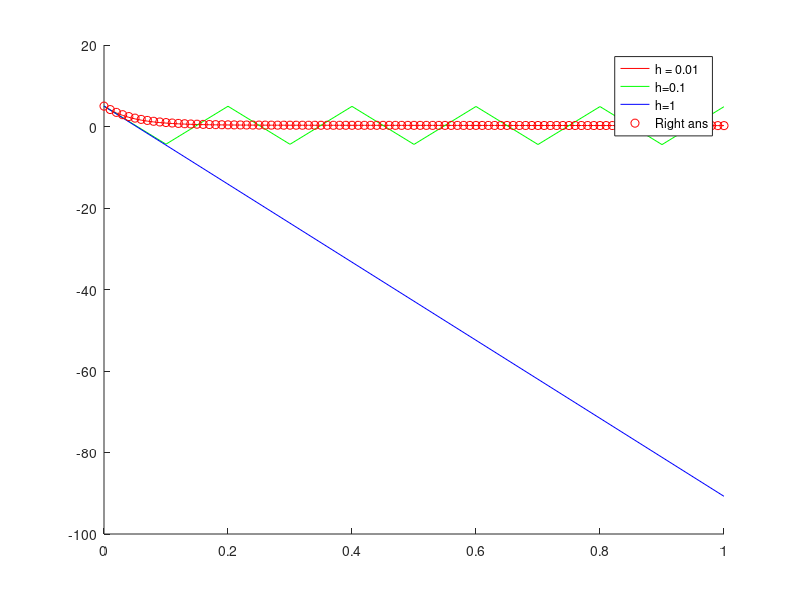
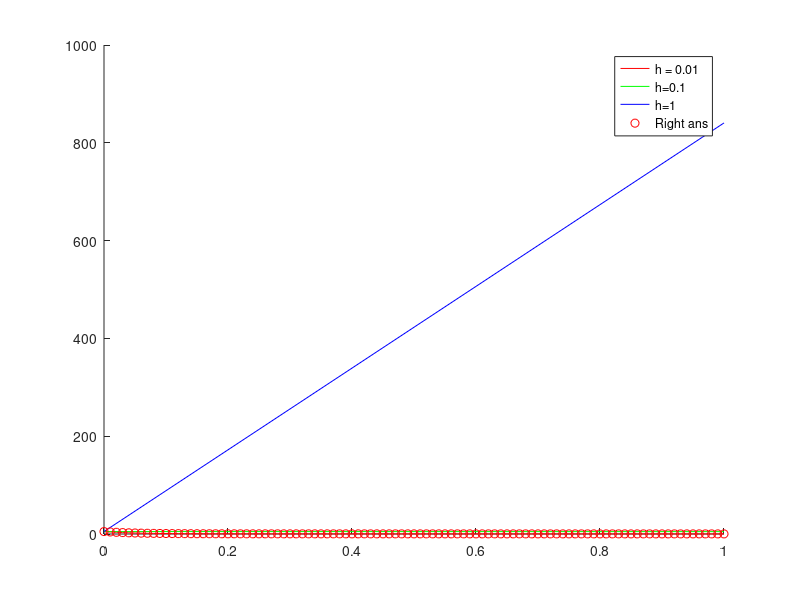
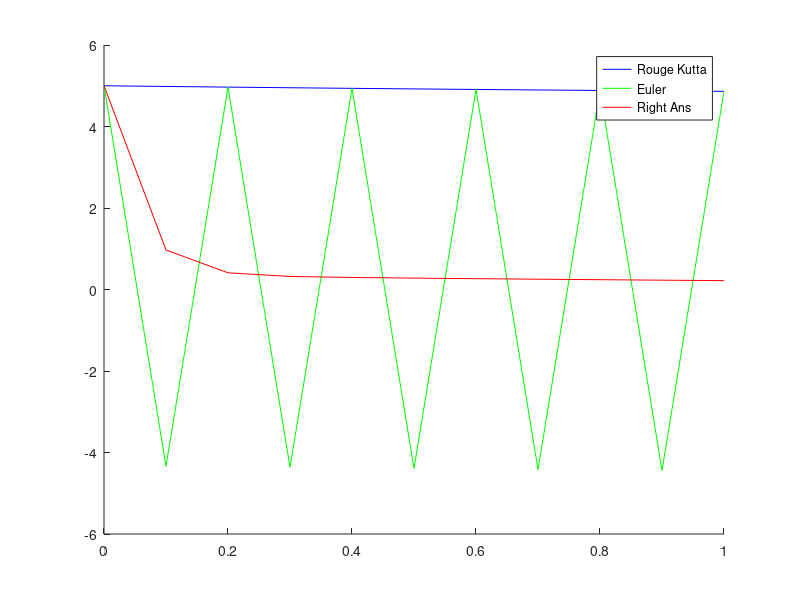

These figures' MATLAB source, in order:
clear;clc;% Example function% thay phương trình cần tính vi phân gàn đúng vào đâyf = @(y,t) -20.*y+7.*exp(-0.5.*t);% Function to calculate differentiate in range (t0,t) using Euler method.function [value] = Euler(dy,y0,t0,h,t)   iter = (t-t0)/h;  y_ans = zeros(1,iter);  y_ans(0+1) = y0;  t = t0;  for i=1:iter    t = t + h;    y_ans(i+1) = y_ans(i) + h.*dy(y_ans(i),t);  endfor;  value = y_ans;endfunction;t = 1;y0 = 5;t0 = 0;% Try with different value of hvalue_euler_001 = Euler(f,y0,t0,0.01,t);value_euler_01 = Euler(f,y0,t0,0.1,t);value_euler_1 = Euler(f,y0,t0,1,t);right_t_001 = t0:0.01:t;right_t_01 = t0:0.1:t;right_t_1 = t0:1:t;%Plot Eulerfigure(1);hold on;plot(right_t_001,value_euler_001,'r-');plot(right_t_01,value_euler_01,'g-');plot(right_t_1,value_euler_1,'b-');right_y = @(t) 5.*e.^(-20.*t)+(7/19.5).*(e.^(-0.5.*t)-e.^(-20.*t));plot(right_t_001,right_y(right_t_001),'ro');legend('h = 0.01','h=0.1','h=1','Right ans');hold off;% Function to calculate differentiate in range (t0,t) using Rouge-Kutta method.function [value] = RougeKutta(dy,y0,t0,h,t)   iter = (t-t0)/h;  y_ans = zeros(1,iter);  y_ans(0+1) = y0;    t = t0;  for i=1:iter    k1 = h*dy(y_ans(i),t);    k2 = h*dy(y_ans(i)+k1,t+h);    y_ans(i+1) = y_ans(i) + 1/2*(k1+k2);    t = t + h;  endfor;  value = y_ans;endfunction;value_rk_001 = RougeKutta(f,y0,t0,0.01,t);value_rk_01 = RougeKutta(f,y0,t0,0.1,t);value_rk_1 = RougeKutta(f,y0,t0,1,t);%Plot Rouge-Kuttafigure(2);hold on;plot(right_t_001,value_rk_001,'r-');plot(right_t_01,value_rk_01,'g-');plot(right_t_1,value_rk_1,'b-');plot(right_t_001,right_y(right_t_001),'ro');legend('h = 0.01','h=0.1','h=1','Right ans');% Compare Euler and Rouge-Kuttafigure(3);hold on;plot(right_t_01,value_rk_01,'b-');plot(right_t_01,value_euler_01,'g-');plot(right_t_01,right_y(right_t_01),'r-');legend('Rouge Kutta','Euler','Right Ans');